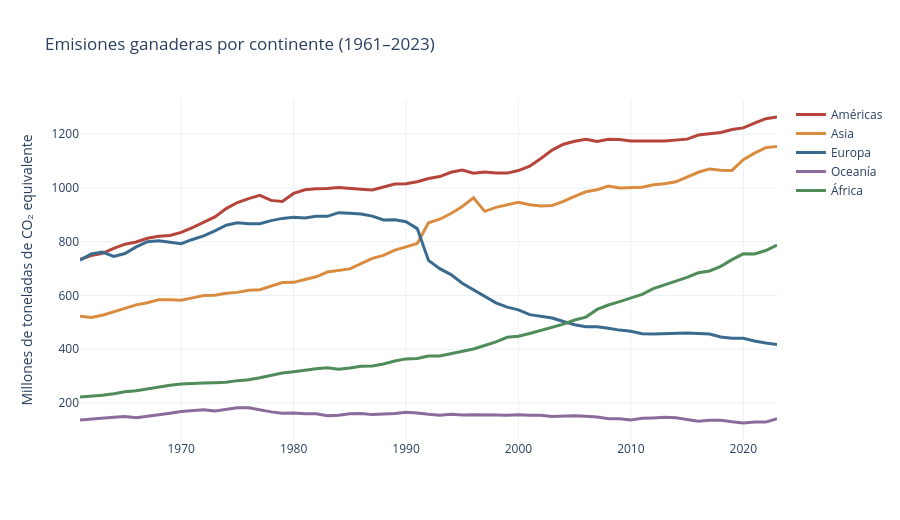

Notebook cell for this chart:
### Markdown cell above
# 4. ¿Dónde se emite?

Hasta ahora hemos tratado el mundo como un único agregado. Al separar por continentes aparece un panorama mucho menos homogéneo: mientras unas regiones multiplican sus emisiones, otras las han reducido a la mitad.

### Code cell
cont = datos.pivot_table(index='anio', columns='area', values='co2eq', aggfunc='sum') / 1000

colores = {'Américas':'#b5443a', 'Asia':'#d98c3f', 'África':'#4f8c5a',
           'Europa':'#3a6b8f', 'Oceanía':'#8a6b9c'}

fig_continentes = go.Figure()
for area in cont.columns:
    fig_continentes.add_trace(go.Scatter(
        x=cont.index, y=cont[area], name=area,
        line=dict(width=3, color=colores.get(area)),
        hovertemplate='%{y:.0f} Mt<extra>'+area+'</extra>'))

fig_continentes.update_layout(
    title='Emisiones ganaderas por continente (1961–2023)',
    yaxis_title='Millones de toneladas de CO₂ equivalente',
    xaxis_title='', hovermode='x unified',
    template='plotly_white', height=520)
fig_continentes.show()
